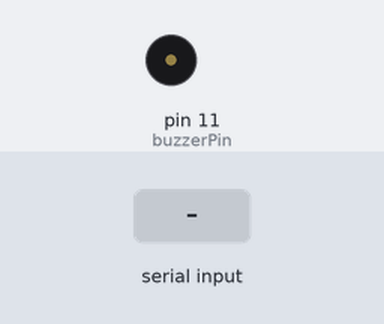
This sketch was run on a simulated Arduino Uno, built with avr-gcc and run on an emulated ATmega328P. Parts: buzzer (waves = sounding, pin HIGH). The inputs (shaded band) are chosen by the test bench.

Above: at 1.2 s.
1.3 s: "1" received over Serial
At 2.4 s:
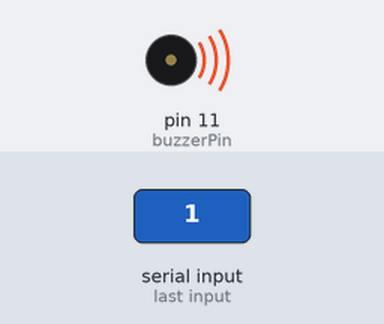
2.8 s: "0" received over Serial
At 3.5 s:
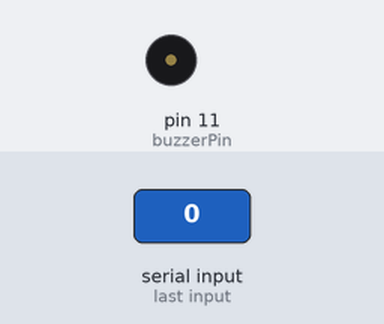
Timing chart, 0 to 5.8 s (numbered marks = the images above; inputs shaded):
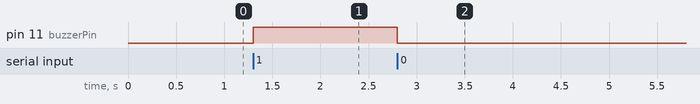

Measured:
- after the input at 1.3 s, pin 11 (buzzerPin): LOW → HIGH at once
- after the input at 2.8 s, pin 11 (buzzerPin): HIGH → LOW at once

The sketch:

buzzer_alarm.ino
```cpp
int buzzerPin = 11; // تم التعديل إلى المنفذ 11
char incomingData;

void setup() {
  Serial.begin(9600);
  pinMode(buzzerPin, OUTPUT);
}

void loop() {
  if (Serial.available() > 0) {
    incomingData = Serial.read();

    if (incomingData == '1') {
      digitalWrite(buzzerPin, HIGH); // تشغيل الإنذار على المنفذ 11
    }
    else if (incomingData == '0') {
      digitalWrite(buzzerPin, LOW);  // إطفاء الإنذار
    }
  }
}
```
